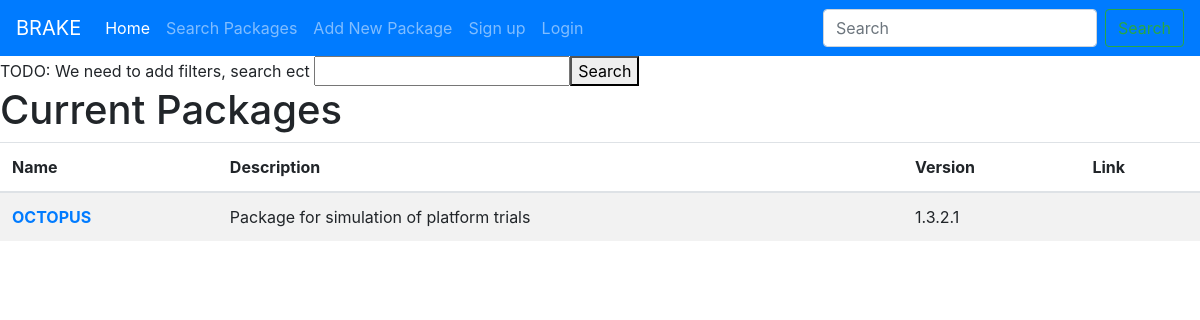
The app's page /CurrentPackages/, older data.
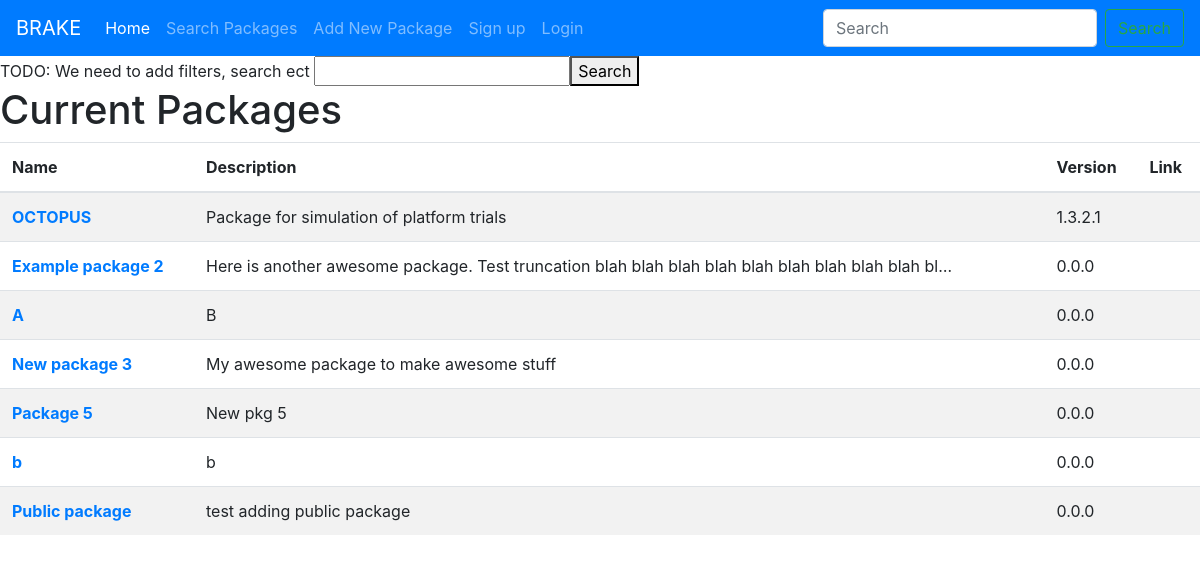
The same page, newer data.
### brake_secure/models.py (models this page shows, shortened)
class RPack( models.Model ):
    created = models.DateTimeField( auto_now_add=True)  # This is the date the record was added and is not something we can change, set automatically
    name = models.CharField( max_length = 100)
    description = models.TextField( blank = True )
    autor = models.TextField( blank = True )
    maintainer = models.TextField( blank = True )
    keywords = models.TextField( blank = True )
    cranLink = models.URLField( blank = True )
    website = models.URLField( blank = True )
    versionMajor = models.IntegerField( default = 0 )
    versionMinor =  models.IntegerField(  default = 0)
    versionPatch = models.IntegerField( default = 0 )
    versionBuild = models.IntegerField( default = 0)
    approved = models.BooleanField(  default = False)                     # Whenever a new package is added somone needs to reveiw and approve
    user = models.ForeignKey( User, on_delete= models.CASCADE ) # User that the package belongs do in this system, eg the owner of this recor
    last_version_date = models.DateTimeField( null=True, blank = True)
    def versionString( self ):
        if self.versionBuild == 0:
            strBuild = ""
        else:
            strBuild = ".%s" % ( self.versionBuild)
        strVersion = "%s.%s.%s%s" % ( self.versionMajor, self.versionMinor, self.versionPatch,strBuild)
        return strVersion

### brake_web/views.py (the view)
# urls.py: path( 'CurrentPackages/', brake_web_views.CurrentPackages, name='CurrentPackages'),
def CurrentPackages(request):
    packages = RPack.objects.all()
    return render( request, 'brake_web/CurrentPackages.html', {'packages':packages})

### brake_web/templates/brake_web/CurrentPackages.html (shortened to what this page needs)
{% extends 'brake_web/base.html'%}
{% block content %}
TODO: We need to add filters, search ect
<input type="text" ></input><button type = "submit">Search</button>
<h1>Current Packages</h1>
<table class="table table-striped">
  <thead>
    <tr>
      <th scope="col">Name</th>
      <th scope="col">Description</th>
      <th scope="col">Version</th>
      <th scope="col">Link</th>
    </tr>
  </thead>
  <tbody>
    {% for pkg in packages %}
      <tr>
        <th scope="row"><a href = "{% url 'ViewPackage' pkg.id %}">{{pkg.name}}</a></th>
        <td>{{pkg.description|truncatechars:100 }}</td>
        <td> {{ pkg.versionString }}</td>
        <td> </td>
      </tr>
    {% endfor %}
  </tbody>
</table>
{% endblock %}

### brake_web/templates/brake_web/base.html (shortened to what this page needs)
<!doctype html>
<html lang="en">
  <head>
    <link rel="stylesheet" href="https://stackpath.bootstrapcdn.com/bootstrap/4.5.0/css/bootstrap.min.css">
  </head>
  <body>
    <nav class="navbar navbar-expand-lg navbar-dark bg-primary">
  <a class="navbar-brand" href="#">BRAKE</a>
  <div class="collapse navbar-collapse" id="navbarSupportedContent">
    <ul class="navbar-nav mr-auto">
      <li class="nav-item active">
        <a class="nav-link" href="../">Home <span class="sr-only">(current)</span></a>
      </li>
      <li class="nav-item">
        <a class="nav-link" href="/CurrentPackages">Search Packages</a>
      </li>
      <li class="nav-item">
        <a class="nav-link" href="/AddNewPackage">Add New Package</a>
      </li>
      {% if user.is_authenticated %}
            <li class="nav-item dropdown">
              <a class="nav-link dropdown-toggle" href="#" id="navbarDropdown" role="button" data-toggle="dropdown" aria-haspopup="true" aria-expanded="false">
                Welcome {{ user.first_name }}
              </a>
              <div class="dropdown-menu" aria-labelledby="navbarDropdown">
                <a class="dropdown-item" href="#">Account</a>
                <div class="dropdown-divider"></div>
                  <form action = "{% url 'logoutuser' %}" method = "POST">
                    {% csrf_token %}
                  <button type = "submit"  class="dropdown-item"  style=" border: none;outline: none;background: none;  cursor: pointer;
                  text-decoration:none;  font-family: inherit;font-size: inherit;">Logout</button>
                  </form>
               </div>
             </li>
      {% else %}
        <li class="nav-item">
          <a class="nav-link" href = "{% url 'signupuser' %}">Sign up</a>
        </li>
        <li class="nav-item">
          <a class="nav-link" href = "{% url 'loginuser' %}">Login</a>
        </li>
      {% endif %}
    </ul>
    <form class="form-inline my-2 my-lg-0">
      <input class="form-control mr-sm-2" type="search" placeholder="Search" aria-label="Search">
      <button class="btn btn-outline-success my-2 my-sm-0" type="submit">Search</button>
    </form>
  </div>
</nav>
    {% block content %}{% endblock %}
  </body>
</html>

Row changes from the older to the newer data that the page shows:
added RPack: name "Example package 2", description "Here is another awesome package. Test truncation blah blah blah blah blah blah blah blah blah bl…", versionString "0.0.0"
added RPack: name "A", description "B", versionString "0.0.0"
added RPack: name "New package 3", description "My awesome package to make awesome stuff", versionString "0.0.0"
added RPack: name "Package 5", description "New pkg 5", versionString "0.0.0"
added RPack: name "b", description "b", versionString "0.0.0"
added RPack: name "Public package", description "test adding public package", versionString "0.0.0"
